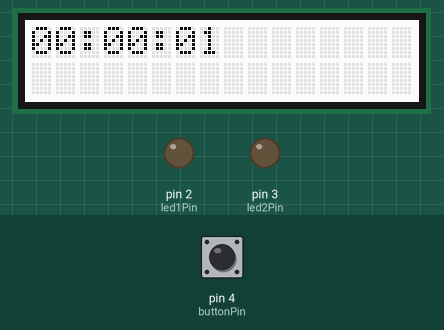
This sketch was run on a simulated Arduino Uno, built with avr-gcc and run on an emulated ATmega328P. Shown: 16×2 character LCD, output pins drawn as LEDs (lit = HIGH). The inputs (shaded band) are chosen by the test bench; at power-on: pin 4 (buttonPin) LOW.

Above: at 1.2 s.
1.3 s: pin 4 (buttonPin) pulled HIGH for 0.15 s
At 4.2 s:
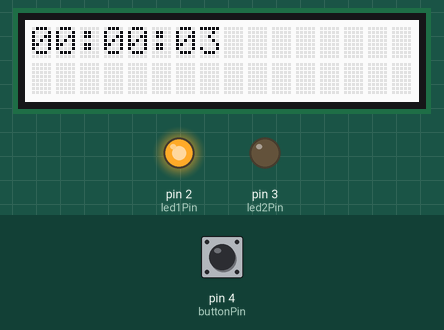
4.4 s: pin 4 (buttonPin) pulled HIGH for 1 s
8.4 s: pin 4 (buttonPin) pulsed HIGH 2 times (0.12 s each, 0.3 s apart)
At 11.2 s:
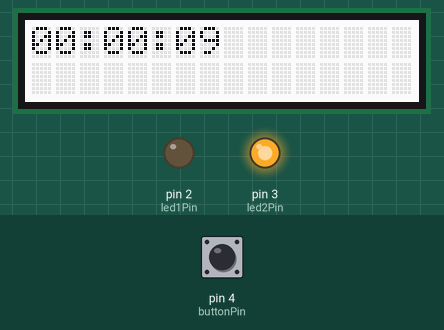
Timing chart, 0 to 12.9 s (numbered marks = the images above; inputs shaded):
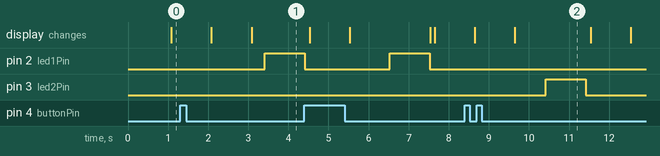

The sketch:

lab06.ino
```cpp
// Including necessary libraries
#include <Wire.h>
#include "rgb_lcd.h"

rgb_lcd lcd;			// Declaring the lcd object

// Defining the pins for the button and the LEDs
const int buttonPin = 4;
const int led1Pin = 2;
const int led2Pin = 3;

long previousTime = 0;		// Variable to store the previous time
int seconds = 0;		// Variable to store the seconds
int minutes = 0;		// Variable to store the minutes
int hours = 0;			// Variable to store the hours
int previousButtonState = LOW;	// Variable to store the previous button state (LOW by default)
long buttonPressTime = 0;	// Variable to store the button press time
int pressCount = 0;		// Variable to store the press count

void setup() {
  lcd.begin(16, 2);		// Initializing the LCD with 16 columns and 2 rows
  pinMode(buttonPin, INPUT);	// Setting the button pin as input
  pinMode(led1Pin, OUTPUT);	// Setting the LED1 pin as output
  pinMode(led2Pin, OUTPUT);	// Setting the LED2 pin as output
  Serial.begin(9600);		// Starting the serial communication
}

void loop() {
  int currentButtonState = digitalRead(buttonPin);	// Reading the current button state
  long currentTime = millis();				// Getting the current time in milliseconds


  if (currentButtonState == HIGH && previousButtonState == LOW) {	// Checking if the button is pressed
    if (pressCount == 0) {						// Checking if the button is pressed for the first time
      buttonPressTime = currentTime;					// Storing the button press time
    }
    pressCount++;  							// Incrementing the press count
  }

  if (currentTime - buttonPressTime >= 2000) {	// Checking if the button is pressed in 2 seconds
    if (pressCount == 1) {			// Checking if the button is pressed for the first time
      digitalWrite(led1Pin, HIGH);		// Turning on the LED1 (blue)
      delay(1000);				// Delay of 1 seconds
      digitalWrite(led1Pin, LOW);		// Turning off the LED1 (blue)

      if (Serial.available()) {			// Checking if the serial data is available (UART)
        int value = Serial.parseInt();		// Parsing the integer value from the serial data

        if (value >= 0 && value <= 23) {	// Checking if the value is between 0 and 23 (hours)
          hours = value;			// Setting the value to the hours
        }
	else {					// If the value is not between 0 and 23 (if the value is invalid)
          lcd.clear();				// Clearing the LCD
          lcd.print("Invalid hour!");		// Displaying the message "Invalid hour!"
          delay(2000);				// Delay of 2 seconds
        }
      }
    }
    else if (pressCount == 2) {			// Checking if the button is pressed for the second time in 2 seconds
      digitalWrite(led2Pin, HIGH);		// Turning on the LED2 (yellow)
      delay(1000);				// Delay of 1 seconds
      digitalWrite(led2Pin, LOW);		// Turning off the LED2 (yellow)

      if (Serial.available()) {			// Checking if the serial data is available (UART)// Parsing the integer value from the serial data
      	int value = Serial.parseInt();		// Parsing the integer value from the serial data

      	if (value >= 0 && value <= 59) {	// Checking if the value is between 0 and 59 (minutes)
          minutes = value;			// Setting the value to the minutes
        }
        else {					// If the value is not between 0 and 59 (if the value is invalid)
          lcd.clear();				// Clearing the LCD
          lcd.print("Invalid minute!");		// Displaying the message "Invalid minute!"
          delay(2000);				// Delay of 2 seconds
        }
      }
    }

    pressCount = 0;				// Resetting the press count for the next button press
  }


  previousButtonState = currentButtonState;	// Updating the previous button state


  if (currentTime - previousTime >= 1000) {	// Checking if 1 second has passed
    incrementTime();				// Incrementing the time by 1 second
    previousTime = currentTime;			// Updating the previous time
  }

  lcd.clear();			// Clearing the LCD
  lcd.setCursor(0, 0);		// Setting the cursor to the first row and first column

  if (hours < 10) {		// Checking if the hours is less than 10 (single digit)
    lcd.print("0");		// Displaying a leading zero (Like 01, 02, ..., 09)
  }
  lcd.print(hours);		// Displaying the hours
  lcd.print(":");		// Displaying the colon (:)

  if (minutes < 10) {		// Checking if the minutes is less than 10 (single digit)
    lcd.print("0");		// Displaying a leading zero (Like 01, 02, ..., 09)
  }
  lcd.print(minutes);		// Displaying the minutes
  lcd.print(":");		// Displaying the colon (:)

  if (seconds < 10) {		// Checking if the seconds is less than 10 (single digit)
    lcd.print("0");		// Displaying a leading zero (Like 01, 02, ..., 09)
  }
  lcd.print(seconds);		// Displaying the seconds

  delay(100);			// Delay of 100 milliseconds between each time update
}


// Function to increment the time by 1 second
void incrementTime() {
  seconds++;			// Incrementing the seconds by 1
  if (seconds >= 60) {		// Checking if the seconds is equal to or greater than 60
    minutes++;			// Incrementing the minutes by 1
    seconds = 0;		// Resetting the seconds to 0
    if (minutes >= 60) {	// Checking if the minutes is equal to or greater than 60
      hours++;			// Incrementing the hours by 1
      minutes = 0;		// Resetting the minutes to 0
      if (hours >= 24) {	// Checking if the hours is equal to or greater than 24
        hours = 0;		// Resetting the hours to 0
      }
    }
  }
}
```

Measured:
- after the input at 1.3 s, pin 2 (led1Pin): LOW → HIGH after 2.1 s
- after the input at 8.4 s, pin 3 (led2Pin): LOW → HIGH after 2.0 s, → LOW 1.0 s later
